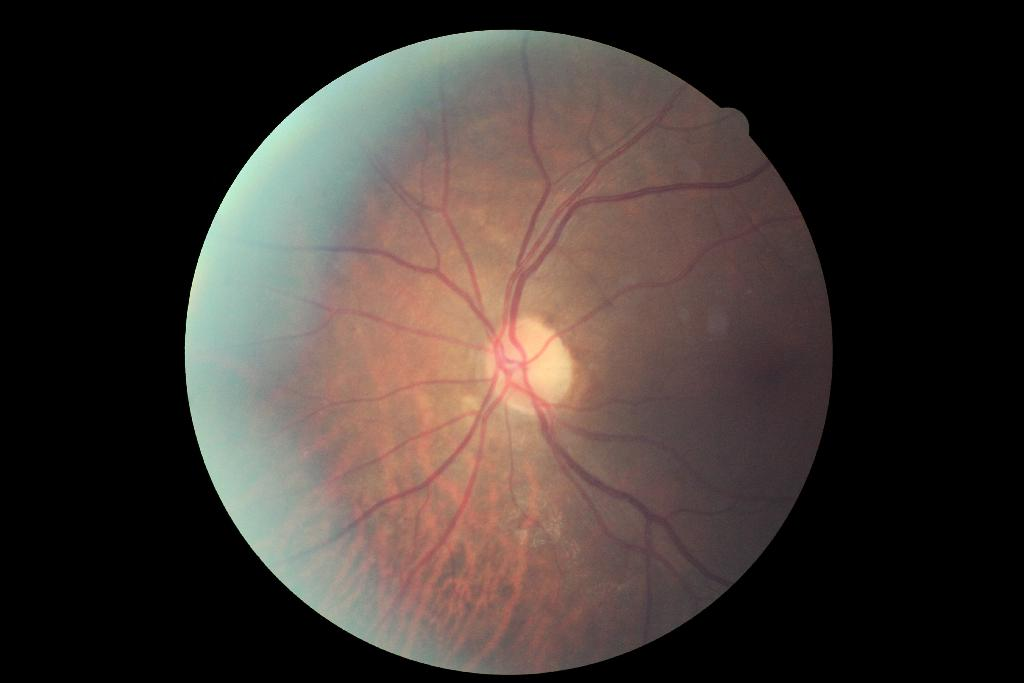
#> input picture Preprocessed Image/10_left.jpeg, 1024 x 683 px, found by its file name
$ python CLAHE_Image_Preprocessing.py
#> lines starting #> are read from the running program, lines starting #| are printed output that depends on the picture
import cv2
import matplotlib.pyplot as plt

# Read the image
img = cv2.imread("Dataset/0/10_left.jpeg")
#> img is the input picture: shape (683, 1024, 3); mean B, G, R 50, 54.6, 64.2

# Convert to grayscale
img_gray = cv2.cvtColor(img, cv2.COLOR_BGR2GRAY)
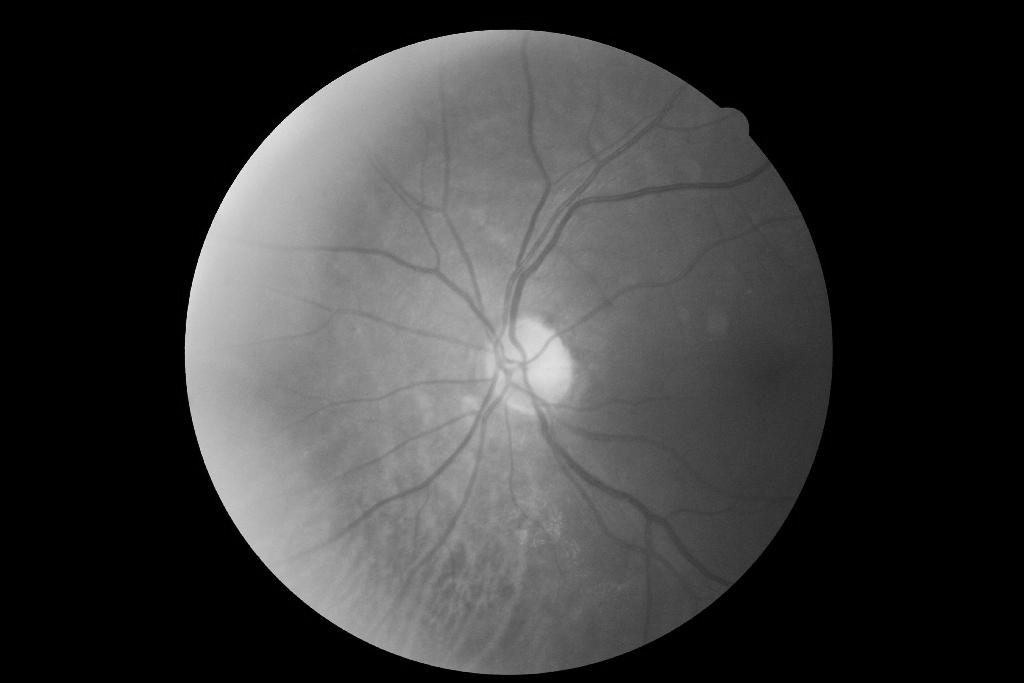
#> img_gray: shape (683, 1024); min 0, max 248, mean 56.9

# Apply CLAHE
clahe = cv2.createCLAHE(clipLimit=2.0, tileGridSize=(8,8))
img_clahe = clahe.apply(img_gray)
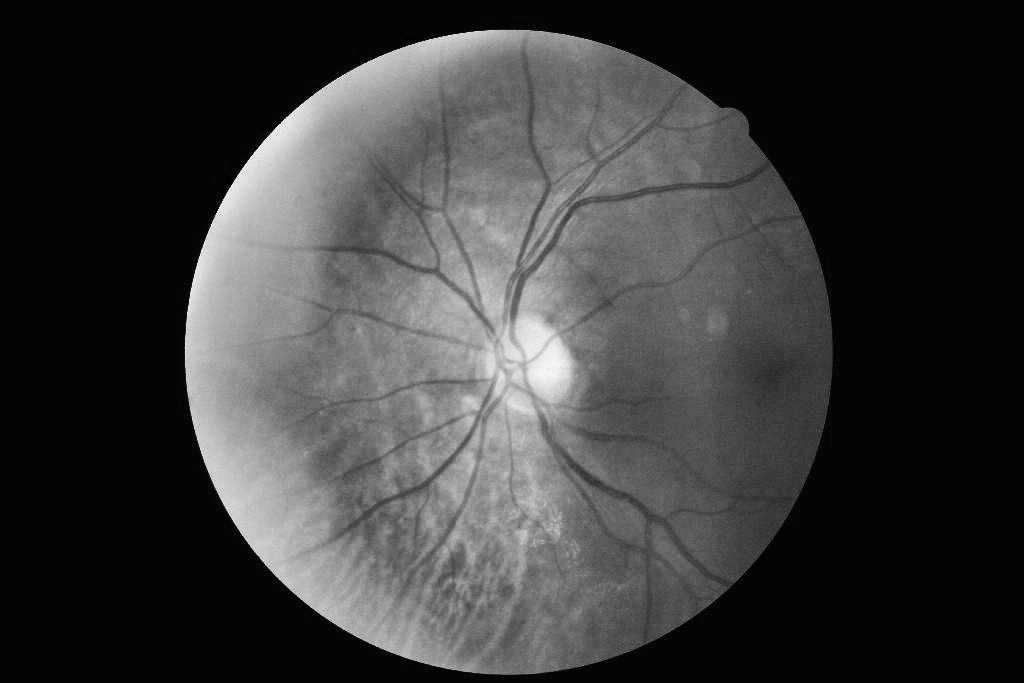
#> img_clahe: shape (683, 1024); min 2, max 251, mean 58.6

# Save the images
cv2.imwrite("10_left_gray.jpeg", img_gray)  # Save original grayscale image
cv2.imwrite("10_left_clahe.jpeg", img_clahe)  # Save CLAHE-enhanced image

# Plot both images side by side at the same scale
fig, ax = plt.subplots(1, 2, figsize=(12, 6))

# Original Grayscale Image
ax[0].imshow(img_gray, cmap='gray', vmin=0, vmax=255)
ax[0].set_title("Original Grayscale Image")
ax[0].axis('off')

# CLAHE Enhanced Image
ax[1].imshow(img_clahe, cmap='gray', vmin=0, vmax=255)
ax[1].set_title("CLAHE Enhanced Image")
ax[1].axis('off')

plt.tight_layout()
plt.show()
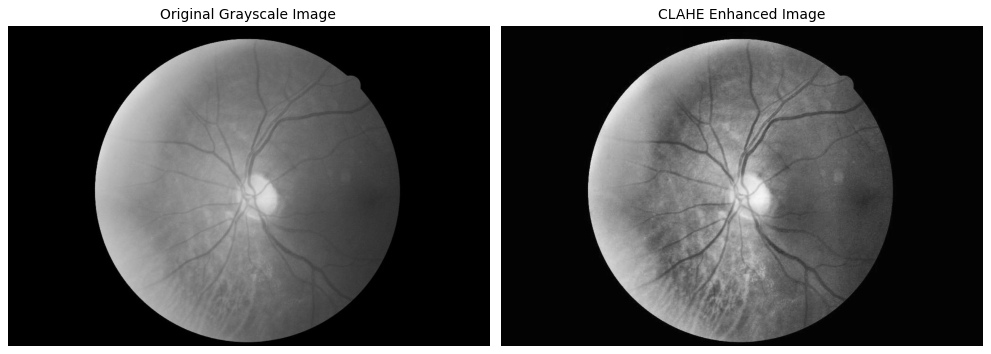
#> figure drawn by matplotlib, 2 panels
